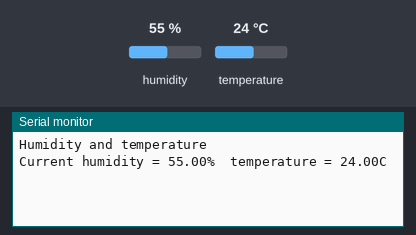
A sketch run on a simulated Arduino Uno, built with avr-gcc and run on an emulated ATmega328P. Parts: the last lines printed to the serial monitor. The test bench sets the inputs (shaded band); at power-on: humidity 55 %, temperature 24 °C.

Above: at 2.2 s.
2.3 s: humidity set to 22 %
At 3.7 s:
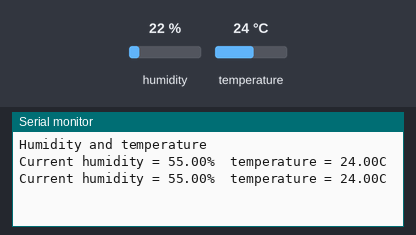
6.1 s: temperature set to 12 °C
At 7.8 s:
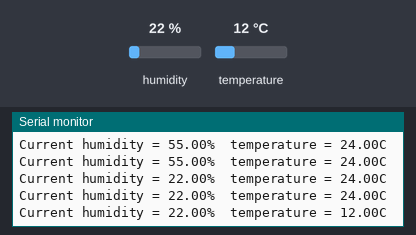
9.9 s: humidity set to 40 %
At 11.2 s:
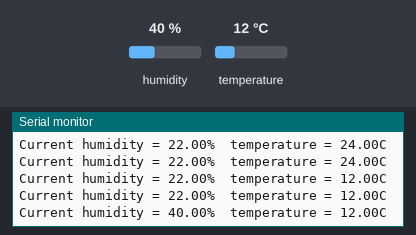
Timing chart, 0 to 12.9 s (numbered marks = the images above; inputs shaded):
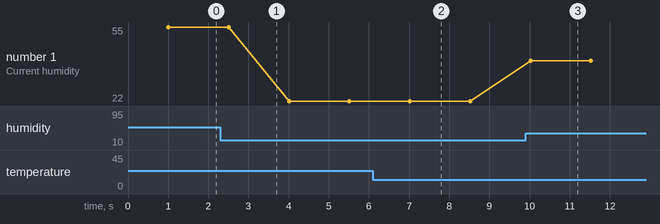

The sketch:

dht-11-simple.ino
```cpp
#include "DHT.h"        // including the library of DHT11 temperature and humidity sensor
#define DHTTYPE DHT22   // DHT 11

#define dht_dpin 2
DHT dht(dht_dpin, DHTTYPE);
void setup(void)
{
  dht.begin();
  Serial.begin(9600);
  Serial.println("Humidity and temperature\n\n");
  delay(1000);
}

void loop() {
    float h = dht.readHumidity();
    float t = dht.readTemperature();
    Serial.print("Current humidity = ");
    Serial.print(h);
    Serial.print("%  ");
    Serial.print("temperature = ");
    Serial.print(t);
    Serial.println("C  ");
  delay(1500);
}
```

Measured:
- after the input at 6.1 s, the serial monitor: prints a new line after 0.92 s (image 2)
- after the input at 9.9 s, the serial monitor: prints a new line after 0.13 s (image 3)
- plotted number 1: 55 → 22 after the input at 2.3 s, 22 → 40 after the input at 9.9 s
